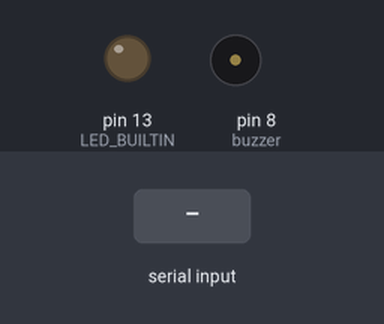
The sketch below on a simulated Arduino Uno, built with avr-gcc and run on an emulated ATmega328P. On the bench: output pins drawn as LEDs (lit = HIGH), buzzer (waves = sounding, pin HIGH). The inputs (shaded band) are chosen by the test bench.

Above: at 1.2 s.
1.3 s: "l" received over Serial
At 2.5 s:
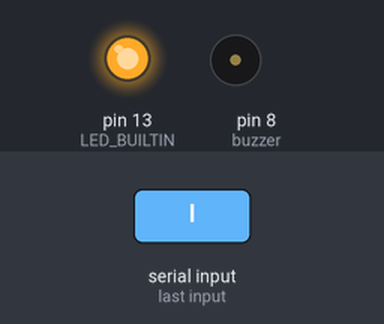
2.8 s: "b" received over Serial
At 3.6 s:
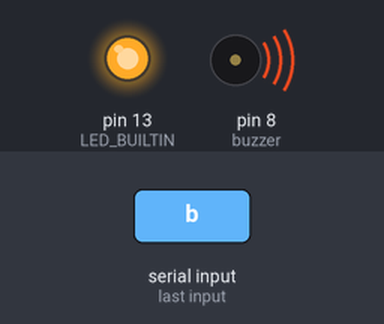
Timing chart, 0 to 5.8 s (numbered marks = the images above; inputs shaded):
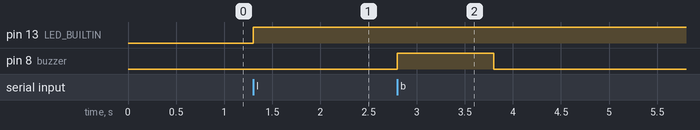

Measured:
- after the input at 1.3 s, pin 13 (LED_BUILTIN): LOW → HIGH at once
- after the input at 2.8 s, pin 8 (buzzer): LOW → HIGH at once, → LOW 1.0 s later

The sketch:

subsistema.ino
```cpp
// subsistema

const int buzzer = 8;
int estadoLED = LOW;

bool buzzerLigado = false;
unsigned long ultimoMillis = 0;
const int delayBuzzer = 1000;

void setup() {
  Serial.begin(9600);

  pinMode(LED_BUILTIN, OUTPUT);
  pinMode(buzzer, OUTPUT);
}

void loop() {
  if (Serial.available() > 0) {
    char c = Serial.read();

    if (c == 'l') {
      estadoLED = !estadoLED;
      digitalWrite(LED_BUILTIN, estadoLED);
    } else if (c == 'b') {
      buzzerLigado = true;
      ultimoMillis = millis();
      digitalWrite(buzzer, HIGH);
    }
  }

  if (buzzerLigado == true && ((millis() - ultimoMillis) > delayBuzzer)) {
    digitalWrite(buzzer, LOW);
    buzzerLigado = false;
  }
}
```
